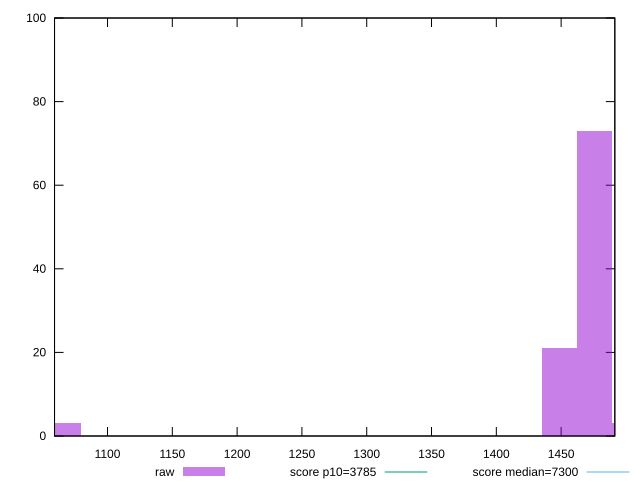

gnuplot code for this plot:
reset

$raw <<EOF
1475.9444375303635 73
1503.276741929074 3
1448.612133131653 21
1065.959871549707 3
EOF

set key outside below
set boxwidth 27.332304398710434
set xrange [1059.1248:1491.4308]
set yrange [0:100]
set trange [0:100]
set style fill transparent solid 0.5 noborder

set parametric
set terminal svg size 640, 490 enhanced background rgb 'white'
set output "reports/report_00031_2021-02-24T23-18-18.084Z/interactive/samples/agenda/raw/histogram.svg"

plot $raw title "raw" with boxes, \
     3785,t title "score p10=3785", \
     7300,t title "score median=7300"

reset
